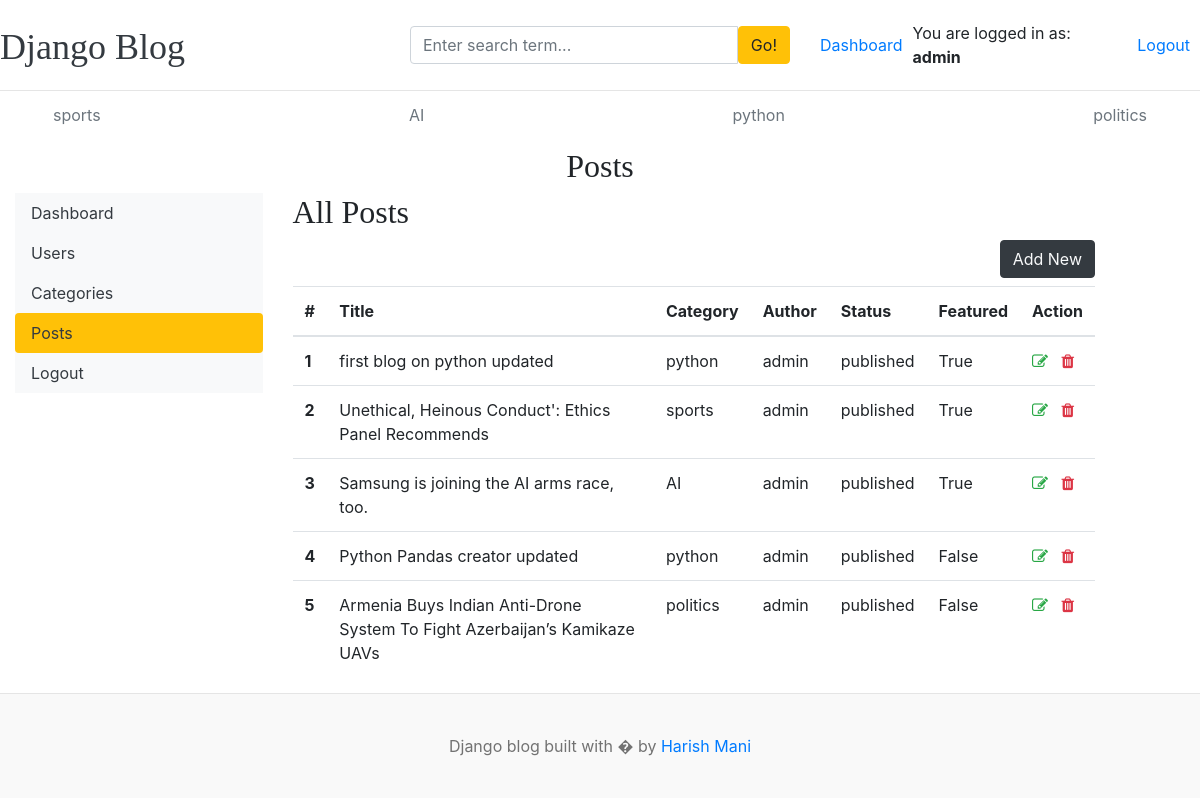
The page /dashboard/posts/ (signed in) on the database its author committed.
### blogs/models.py (models this page shows, shortened)
class Category(models.Model):
    category_name = models.CharField(max_length=100, unique=True)
    created_at = models.DateTimeField(auto_now_add=True)
    updated_at = models.DateTimeField(auto_now=True)
    def __str__(self) -> str:
        return self.category_name
    class Meta:
        verbose_name_plural = 'categories'

class Blog(models.Model):
    title = models.CharField(max_length=100)
    slug = models.SlugField(max_length=150, unique=True,blank=True)
    author = models.ForeignKey(User, on_delete=models.CASCADE)
    category = models.ForeignKey(Category, on_delete=models.CASCADE)
    blog_body = models.TextField(max_length=2000)
    featured_image = models.ImageField(upload_to='uploads/%Y/%m/%d')
    short_description = models.TextField(max_length=500)
    status = models.CharField(max_length=10,choices=STATUS_CHOICES,default='draft')
    is_featured = models.BooleanField(default=False)
    created_at = models.DateTimeField(auto_now_add=True)
    updated_at = models.DateTimeField(auto_now=True)

### dashboard/views.py (the view)
# urls.py: path('posts/',views.posts, name="posts"),
@login_required(login_url='login')
def posts(request):
    posts = Blog.objects.all()
    context = {
        'posts':posts
    }
    return render(request, 'dashboard/posts.html', context)

### blogs/context_processors.py (called while the page is built)
def get_categories(request):
    categories = Category.objects.all()
    return dict(categories=categories)

def get_social_links(request):
    social_links = SocialLink.objects.all()
    return dict(social_links=social_links)

### dashboard/templates/dashboard/posts.html (shortened to what this page needs)
{% extends "blog/base.html" %}
{% block content %}
<h2 class="text-center">Posts</h2>
<div class="container row">
    {% include 'dashboard/sidebar.html' %}
    <div class="col-md-9">
        <h2>All Posts</h2>
        <a href="{% url 'add_post' %}" class="btn btn-dark text-light float-right mb-2">Add New</a>
        <table class="table table-hover">
            <thead>
              <tr>
                <th>#</th>
                <th>Title</th>
                <th>Category</th>
                <th>Author</th>
                <th>Status</th>
                <th>Featured</th>
                <th>Action</th>
              </tr>
            </thead>
            <tbody>
                {% for post in posts %}
              <tr>
                <th>{{forloop.counter}}</th>
                <td>{{post.title}}</td>
                <td>{{post.category}}</td>
                <td>{{post.author}}</td>
                <td>{{post.status}}</td>
                <td>{{post.is_featured}}</td>
                <td>
                    <a href="{% url 'edit_posts' post.id %}"><i class="fa fa-edit text-success"></i></a>
                    <a href="{% url 'delete_posts' post.id %}"><i class="fa fa-trash text-danger" aria-hidden="true"></i></a>
                </td>
              </tr>
              {% endfor %}
            </tbody>
          </table>
    </div>
    </div>
{% endblock content %}

### blog/templates/blog/base.html (shortened to what this page needs)
{% load static %}
<!DOCTYPE html>
<html lang="en">
<head>
    <link href="https://getbootstrap.com/docs/4.0/dist/css/bootstrap.min.css" rel="stylesheet">
    <link href="{% static 'blog/blog.css' %}" rel="stylesheet">
    <link rel="stylesheet" href="https://cdnjs.cloudflare.com/ajax/libs/font-awesome/4.7.0/css/font-awesome.min.css">
  </head>
<body>
  <header class="blog-header py-3">
    <div class="row flex-nowrap justify-content-between align-items-center">
      <div class="col-4 pt-1">
        <a class="blog-header-logo text-dark" href="/">Django Blog</a>
      </div>
      <div class="col-4">
        <form action="{% url 'search' %}" method="GET">
          <div class="input-group">
            <input class="form-control" type="text" name="keyword" value="{{ keyword }}" placeholder="Enter search term..." aria-label="Enter search term..." aria-describedby="button-search" />
            <button type="submit" class="btn btn-warning" id="button-search" type="button">Go!</button>
        </div>
        </form>
      </div>
      <div class="col-4 d-flex justify-content-end align-items-center">
        {% if not user.is_authenticated %}
        <a class="btn btn-sm btn-warning" href="{% url 'login' %}">Login</a> &nbsp;
        <a class="btn btn-sm btn-outline-secondary" href="{% url 'register'   %}">Register</a>
        {% else %}
        <span style="margin-right:10px;"><a href="{% url 'dashboard' %}">Dashboard</a></span>
        <span>You are logged in as: <b>{{user}}</b></span>
        <span style="margin:10px"><a href="{% url 'logout' %}">Logout</a></span>
        {% endif %}
      </div>
    </div>
  </header>
  <div class="container">
  <div class="nav-scroller py-1 mb-2">
    <nav class="nav d-flex justify-content-between">
      {% for category in categories %}
      <a class="p-2 text-muted" href="{% url 'posts_by_category' category.id %}">{{category.category_name}}</a>
      {% endfor %}
    </nav>
  </div>
</div>
    {% block content %}
    {% endblock content %}
    <footer class="blog-footer">
      <p>Django blog built with � by <a href="#">Harish Mani</a></p>
      </footer>
</body>
</html>

### blog/static/blog/blog.css (style rules this page uses)
.blog-header { border-bottom: 1px solid #e5e5e5; }
.blog-header-logo { font-family: "Playfair Display", Georgia, "Times New Roman", serif; font-size: 2.25rem; }
h1, h2, h3, h4, h5, h6 { font-family: "Playfair Display", Georgia, "Times New Roman", serif; }
.blog-footer { padding: 2.5rem 0; color: #727272; text-align: center; background-color: #f9f9f9; border-top: .05rem solid #e5e5e5; }
.blog-footer p:last-child { margin-bottom: 0; }

### rows shown on the page
Category: category_name "sports"
Category: category_name "AI"
Category: category_name "python"
Category: category_name "politics"
Blog: title "first blog on python updated", category "python", author "admin", status "published", is_featured "True"
Blog: title "Unethical, Heinous Conduct': Ethics Panel Recommends", category "sports", author "admin", status "published", is_featured "True"
Blog: title "Samsung is joining the AI arms race, too.", category "AI", author "admin", status "published", is_featured "True"
Blog: title "Python Pandas creator updated", category "python", author "admin", status "published", is_featured "False"
Blog: title "Armenia Buys Indian Anti-Drone System To Fight Azerbaijan’s Kamikaze UAVs", category "politics", author "admin", status "published", is_featured "False"

### other values the page prints
{{ user }} "admin"
